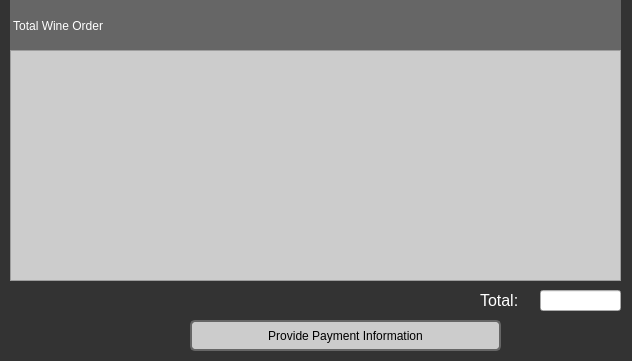
<?xml version="1.0" encoding="UTF-8"?>
<ui version="4.0">
 <class>totalWineOrder</class>
 <widget class="QDialog" name="totalWineOrder">
  <property name="geometry">
   <rect>
    <x>0</x>
    <y>0</y>
    <width>632</width>
    <height>361</height>
   </rect>
  </property>
  <property name="windowTitle">
   <string>Total Wine Order</string>
  </property>
  <property name="styleSheet">
   <string notr="true">QPushButton{background-color: #ccc;}

QDialog QPushButton:hover
{
background: #eee;
cursor: pointer;
  
}
QDialog
{
background: #333;
}
QDialog QPushButton {  border: 2px solid #666;border-radius: 5px;z-index:1000;}

 
          
QDialog #visiting
{
 	color: #fff; 
   background: #666;
} 
#label,#label_2,#label_3,#label_4,#label_5
{
	color: #fff;
 }
#columnView,#tableWidget,#label
{z-index: 0; 
background:#666;
}  
#frame
{
  background:#999; 
color: #fff;
} 
QHeaderView::section,QTableView QTableCornerButton::section {
    background-color: qlineargradient(x1:0, y1:0, x2:0, y2:1,
                                      stop:0 #616161, stop: 0.5 #505050,
                                      stop: 0.6 #434343, stop:1 #656565);
    color: white;
    padding-left: 4px;
    border: 1px solid #6c6c6c;
} 
QSpinBox,#tableWidget
{
background: #ccc; 
}
#totalLabel
{
 background: #ccc;
text-align: right;
}
#label_2
{
background:transparent;
}</string>
  </property>
  <widget class="QLabel" name="label">
   <property name="geometry">
    <rect>
     <x>10</x>
     <y>0</y>
     <width>611</width>
     <height>51</height>
    </rect>
   </property>
   <property name="text">
    <string> Total Wine Order</string>
   </property>
  </widget>
  <widget class="QTableWidget" name="tableWidget">
   <property name="geometry">
    <rect>
     <x>10</x>
     <y>50</y>
     <width>611</width>
     <height>231</height>
    </rect>
   </property>
   <property name="minimumSize">
    <size>
     <width>0</width>
     <height>0</height>
    </size>
   </property>
  </widget>
  <widget class="QPushButton" name="pushButton">
   <property name="geometry">
    <rect>
     <x>190</x>
     <y>320</y>
     <width>311</width>
     <height>31</height>
    </rect>
   </property>
   <property name="text">
    <string>Provide Payment Information</string>
   </property>
  </widget>
  <widget class="QLabel" name="label_2">
   <property name="geometry">
    <rect>
     <x>480</x>
     <y>280</y>
     <width>61</width>
     <height>41</height>
    </rect>
   </property>
   <property name="font">
    <font>
     <pointsize>12</pointsize>
    </font>
   </property>
   <property name="text">
    <string>Total:</string>
   </property>
  </widget>
  <widget class="QLineEdit" name="lineEdit">
   <property name="geometry">
    <rect>
     <x>540</x>
     <y>290</y>
     <width>81</width>
     <height>21</height>
    </rect>
   </property>
   <property name="alignment">
    <set>Qt::AlignRight|Qt::AlignTrailing|Qt::AlignVCenter</set>
   </property>
   <property name="readOnly">
    <bool>true</bool>
   </property>
  </widget>
 </widget>
 <resources/>
 <connections/>
</ui>
